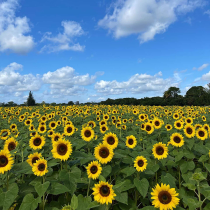
#> input picture CV_A02/images/the_berry_farms_sunflower_field.jpeg, 210 x 210 px, shrunk from 1440 x 1440 before the run
$ jupyter execute test.ipynb   (shell and % lines are left out)
#> lines starting #> are read from the running program, lines starting #| are printed output that depends on the picture; after the words box and inside, x2 and y2 are one past the last pixel; in counts of white or black regions, pixels touching at a corner belong together
# EN160 Assignment 2 on Fitting and Alignment #

# Simple blob detection

[cell 1]
import cv2
import numpy as np
from scipy import ndimage
import matplotlib.pyplot as plt

# Load and convert the image
im = cv2.imread('images/the_berry_farms_sunflower_field.jpeg', cv2.IMREAD_REDUCED_COLOR_4)
#> im is the input picture: shape (210, 210, 3); mean B, G, R 119.8, 125.3, 100.4
im_gray = cv2.cvtColor(im, cv2.COLOR_BGR2GRAY).astype(np.float32)
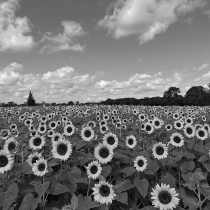
#> im_gray: shape (210, 210) float32; min 5, max 251, mean 117.2
#| Image shape: (210, 210, 3)
#| Grayscale shape: (210, 210)

#show the image
plt.imshow(im_gray, cmap='gray')
plt.axis('off')

[cell 2]
import cv2 as cv
import numpy as np
import matplotlib.pyplot as plt
from scipy import ndimage

def compute_log_response(image, sigma):
    laplacian_of_gaussian = ndimage.gaussian_laplace(image, sigma)
    return sigma**2 * laplacian_of_gaussian

def detect_blobs_log(image, sigma_min=5, sigma_max=50, num_sigma=20, threshold=0.01):
    """
    Detect blobs using Laplacian of Gaussian across multiple scales.

    Parameters:
    - image: grayscale input image
    - sigma_min: minimum sigma value
    - sigma_max: maximum sigma value
    - num_sigma: number of sigma values to test
    - threshold: threshold for blob detection (relative to max response)

    Returns:
    - blobs: array of detected blobs (y, x, sigma)
    """
#> called with sigma_min = 1, sigma_max = 30, num_sigma = 10, threshold = 0.5
    # Generate sigma values (logarithmic spacing works well)
    sigma_values = np.logspace(np.log10(sigma_min), np.log10(sigma_max), num_sigma)

    # Normalize image to [0, 1]
    image_normalized = image.astype(np.float64) / 255.0

    # Build scale space
    print(f"Building scale space with {num_sigma} scales...")
    scale_space = np.zeros((len(sigma_values), image.shape[0], image.shape[1]))

    for i, sigma in enumerate(sigma_values):
        print(f"Processing sigma = {sigma:.2f} ({i+1}/{num_sigma})")
        scale_space[i] = compute_log_response(image_normalized, sigma)
#> this loop made 10 passes
#> pass 1, in compute_log_response, `laplacian_of_gaussian = ndimage.gaussian_laplace(image, sigma)`:
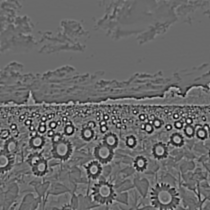
#> laplacian_of_gaussian: shape (210, 210) float64; min -0.256, max 0.36, mean -6.62e-05; drawn with min black and max white
#> pass 2, in compute_log_response (call 2), `laplacian_of_gaussian = ndimage.gaussian_laplace(image, sigma)`:
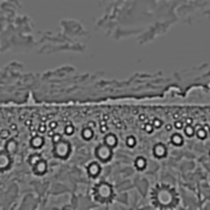
#> laplacian_of_gaussian: shape (210, 210) float64; min -0.134, max 0.181, mean -5.44e-05; drawn with min black and max white
#> pass 3, in compute_log_response (call 3), `laplacian_of_gaussian = ndimage.gaussian_laplace(image, sigma)`:
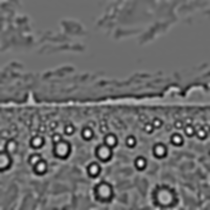
#> laplacian_of_gaussian: shape (210, 210) float64; min -0.0626, max 0.0841, mean -2.94e-05; drawn with min black and max white

    # Find local maxima in scale space
    print("Finding scale-space extrema...")

    # Compute absolute threshold
    abs_threshold = threshold * np.max(scale_space)
#> abs_threshold = 0.193

    # Find local maxima using maximum filter
    # A point is a local maximum if it equals the maximum in its neighborhood
    local_max = ndimage.maximum_filter(scale_space, size=(3, 3, 3))
    detected_blobs = (scale_space == local_max) & (scale_space > abs_threshold)

    # Extract blob coordinates
    blobs_indices = np.argwhere(detected_blobs)
#> blobs_indices = 90 rows, first 8: [0, 111, 134], [0, 113, 67], [0, 113, 169], [0, 114, 34], [0, 115, 183], [0, 116, 49], [0, 116, 176], [0, 117, 22]

    blobs = []
    for idx in blobs_indices:
        sigma_idx, y, x = idx
        sigma = sigma_values[sigma_idx]
        response = scale_space[sigma_idx, y, x]
        blobs.append([y, x, sigma, response])
#> this loop made 90 passes
#> (sigma_idx, y, x, sigma, response) on passes 1 to 12: (0, 111, 134, 1, 0.218), (0, 113, 67, 1, 0.211), (0, 113, 169, 1, 0.203), (0, 114, 34, 1, 0.199), (0, 115, 183, 1, 0.221), (0, 116, 49, 1, 0.262), (0, 116, 176, 1, 0.323), (0, 117, 22, 1, 0.279), (0, 117, 106, 1, 0.345), (0, 117, 142, 1, 0.36), (0, 118, 43, 1, 0.303), (0, 119, 64, 1, 0.277)
#> after the loop, blobs = 90 items, first 6: [111, 134, 1, 0.218], [113, 67, 1, 0.211], [113, 169, 1, 0.203], [114, 34, 1, 0.199], [115, 183, 1, 0.221], [116, 49, 1, 0.262]

    blobs = np.array(blobs)
#> blobs = 90 rows, first 6: [111, 134, 1, 0.218], [113, 67, 1, 0.211], [113, 169, 1, 0.203], [114, 34, 1, 0.199], [115, 183, 1, 0.221], [116, 49, 1, 0.262]
    print(f"Detected {len(blobs)} blobs")
#| Detected 90 blobs

    return blobs, sigma_values

def draw_circles(image, blobs, color=(0, 255, 0), thickness=2):
    """
    Draw circles on the image based on detected blobs.
    The radius is sqrt(2) * sigma for LoG blobs.
    """
    output = image.copy()

    for blob in blobs:
        y, x, sigma = blob[:3]
        # Radius for LoG blob is sqrt(2) * sigma
        radius = int(np.sqrt(2) * sigma)
        cv.circle(output, (int(x), int(y)), radius, color, thickness)

    return output

# Load the image
im = cv.imread('images/the_berry_farms_sunflower_field.jpeg', cv.IMREAD_REDUCED_COLOR_4)

if im is None:
    print("Error: Could not load image. Please check the path.")
else:
    # Convert to grayscale
    gray = cv.cvtColor(im, cv.COLOR_BGR2GRAY)

    print(f"Image shape: {im.shape}")
    print(f"Grayscale shape: {gray.shape}")

    # Detect blobs using LoG
    # Adjust these parameters based on expected sunflower sizes
    blobs, sigma_values = detect_blobs_log(
        gray,
        sigma_min=1,      # Minimum sigma
        sigma_max=30,     # Maximum sigma
        num_sigma=10,     # Number of scales to test
        threshold=0.5 # Detection threshold (lower = more detections)
    )
#> sigma_values = [1, 1.46, 2.13, 3.11, 4.53, 6.62, 9.65, 14.09, 20.56, 30]

    # Sort blobs by size (sigma) in descending order
    blobs_sorted = blobs[np.argsort(blobs[:, 2])[::-1]]
#> blobs_sorted = 90 rows, first 6: [95, 196, 6.62, 0.239], [98, 171, 6.62, 0.245], [160, 0, 4.53, 0.334], [197, 164, 4.53, 0.34], [101, 150, 4.53, 0.232], [152, 104, 3.11, 0.346]

    # Report largest circles
    print("\n" + "="*60)
    print("RESULTS")
    print("="*60)
    print(f"\nSigma range used: [{sigma_values[0]:.2f}, {sigma_values[-1]:.2f}]")
#| Sigma range used: [1.00, 30.00]
    print(f"Number of sigma values: {len(sigma_values)}")
#| Number of sigma values: 10
    print(f"\nTotal blobs detected: {len(blobs)}")
#| Total blobs detected: 90

    print("\n--- Top 10 Largest Circles ---")
    for i, blob in enumerate(blobs_sorted[:10]):
        y, x, sigma, response = blob
        radius = np.sqrt(2) * sigma
        print(f"{i+1}. Center: ({int(x)}, {int(y)}), Sigma: {sigma:.2f}, "
              f"Radius: {radius:.2f}, Response: {response:.4f}")
#> this loop made 10 passes
#> (y, x, sigma, response, radius) on passes 1 to 10: (95, 196, 6.62, 0.239, 9.36), (98, 171, 6.62, 0.245, 9.36), (160, 0, 4.53, 0.334, 6.41), (197, 164, 4.53, 0.34, 6.41), (101, 150, 4.53, 0.232, 6.41), (152, 104, 3.11, 0.346, 4.39), (150, 159, 3.11, 0.311, 4.39), (140, 110, 3.11, 0.323, 4.39), (191, 104, 3.11, 0.33, 4.39), (149, 62, 3.11, 0.346, 4.39)
#| 1. Center: (196, 95), Sigma: 6.62, Radius: 9.36, Response: 0.2391
#| 2. Center: (171, 98), Sigma: 6.62, Radius: 9.36, Response: 0.2448
#| 3. Center: (0, 160), Sigma: 4.53, Radius: 6.41, Response: 0.3337
#| 4. Center: (164, 197), Sigma: 4.53, Radius: 6.41, Response: 0.3400
#| 5. Center: (150, 101), Sigma: 4.53, Radius: 6.41, Response: 0.2316
#| 6. Center: (104, 152), Sigma: 3.11, Radius: 4.39, Response: 0.3462
#| 7. Center: (159, 150), Sigma: 3.11, Radius: 4.39, Response: 0.3115
#| 8. Center: (110, 140), Sigma: 3.11, Radius: 4.39, Response: 0.3232
#> (further printed lines are left out)

    # Draw all detected circles
    result = draw_circles(im, blobs, color=(0, 255, 0), thickness=2)
#> the loop in draw_circles, `for blob in blobs:` made 90 passes
#> (blob, y, x, sigma, radius) on passes 1 to 12: ([111, 134, 1, 0.218], 111, 134, 1, 1), ([113, 67, 1, 0.211], 113, 67, 1, 1), ([113, 169, 1, 0.203], 113, 169, 1, 1), ([114, 34, 1, 0.199], 114, 34, 1, 1), ([115, 183, 1, 0.221], 115, 183, 1, 1), ([116, 49, 1, 0.262], 116, 49, 1, 1), ([116, 176, 1, 0.323], 116, 176, 1, 1), ([117, 22, 1, 0.279], 117, 22, 1, 1), ([117, 106, 1, 0.345], 117, 106, 1, 1), ([117, 142, 1, 0.36], 117, 142, 1, 1), ([118, 43, 1, 0.303], 118, 43, 1, 1), ([119, 64, 1, 0.277], 119, 64, 1, 1)
#> after the loop in draw_circles, `for blob in blobs:`:
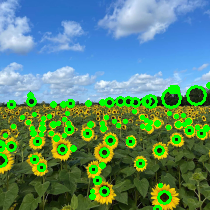
#> output: shape (210, 210, 3); 8.49% of pixels changed, all inside (x1, y1, x2, y2) = (0, 82, 210, 210)

    # Draw top 5 largest circles in red for visibility
    result = draw_circles(result, blobs_sorted[:5], color=(0, 0, 255), thickness=3)
#> call 2 of draw_circles, with blobs = array of shape (5, 4), color = (0, 0, 255), thickness = 3
#> the loop in draw_circles (call 2), `for blob in blobs:` made 5 passes
#> (blob, y, x, sigma, radius) on passes 1 to 5: ([95, 196, 6.62, 0.239], 95, 196, 6.62, 9), ([98, 171, 6.62, 0.245], 98, 171, 6.62, 9), ([160, 0, 4.53, 0.334], 160, 0, 4.53, 6), ([197, 164, 4.53, 0.34], 197, 164, 4.53, 6), ([101, 150, 4.53, 0.232], 101, 150, 4.53, 6)
#> after the loop in draw_circles (call 2), `for blob in blobs:`:
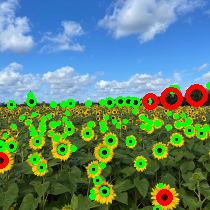
#> output: shape (210, 210, 3); 2.32% of pixels changed, all inside (x1, y1, x2, y2) = (0, 84, 208, 206)

    # Create visualization
    fig, axes = plt.subplots(1, 2, figsize=(16, 8))

    # Original image
    axes[0].imshow(cv.cvtColor(im, cv.COLOR_BGR2RGB))
    axes[0].set_title('Original Image')
    axes[0].axis('off')

    # Result with detected circles
    axes[1].imshow(cv.cvtColor(result, cv.COLOR_BGR2RGB))
    axes[1].set_title(f'Detected Blobs (Green: All, Red: Top 5 Largest)\n'
                      f'Total: {len(blobs)} blobs, σ ∈ [{sigma_values[0]:.1f}, {sigma_values[-1]:.1f}]')
    axes[1].axis('off')

    plt.tight_layout()
    plt.savefig('sunflower_blob_detection_result.png', dpi=150, bbox_inches='tight')
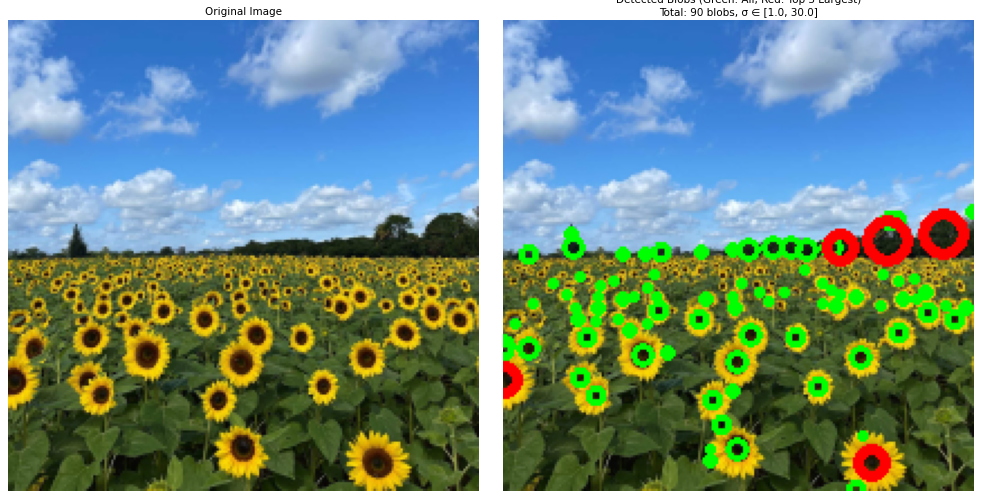
#> figure drawn by matplotlib, 2 panels
    plt.show()

    print("\n" + "="*60)
    print("Visualization saved as 'sunflower_blob_detection_result.png'")
    print("="*60)

[cell 3]
import numpy as np
from scipy.optimize import minimize
import matplotlib.pyplot as plt

# Generate data
np.random.seed(42)  # For reproducibility
N = 100
half_n = N//2
r = 10
x0_gt, y0_gt = 2, 3  # Center
s = r/16
t = np.random.uniform(0, 2*np.pi, half_n)
n = s*np.random.randn(half_n)
x, y = x0_gt + (r + n)*np.cos(t), y0_gt + (r + n)*np.sin(t)
X_circ = np.hstack((x.reshape(half_n, 1), y.reshape(half_n, 1)))

s = 1.
m, b = -1, 2
x = np.linspace(-12, 12, half_n)
y = m*x + b + s*np.random.randn(half_n)
X_line = np.hstack((x.reshape(half_n, 1), y.reshape(half_n, 1)))
X = np.vstack((X_circ, X_line))  # All points


def fit_line_to_points(points):
    """
    Fit a line to points using Total Least Squares.
    Returns [a, b, d] where [a,b] is unit normal and d is distance from origin.
    """
    # Center the points
    centroid = np.mean(points, axis=0)
    centered = points - centroid

    # SVD for total least squares
    U, S, Vt = np.linalg.svd(centered)

    # Normal vector is the last right singular vector
    normal = Vt[-1, :]
    a, b = normal

    # Ensure unit norm (should already be, but just to be sure)
    norm = np.sqrt(a**2 + b**2)
    a, b = a/norm, b/norm

    # Calculate d (perpendicular distance from origin)
    d = a * centroid[0] + b * centroid[1]

    return np.array([a, b, d])


def line_distance(points, line_params):
    """
    Calculate perpendicular distance from points to line.
    line_params: [a, b, d] where ax + by = d
    """
    a, b, d = line_params
    distances = np.abs(a * points[:, 0] + b * points[:, 1] - d)
    return distances


def ransac_line(points, n_iterations=1000, threshold=1.0, min_inliers=40):
    """
    RANSAC algorithm for line fitting.
    """
#> called with points = array of shape (100, 2), n_iterations = 1000, threshold = 1, min_inliers = 20
    best_inliers = []
    best_line = None
    best_sample = None

    for i in range(n_iterations):
        # Randomly sample 2 points
        sample_idx = np.random.choice(len(points), 2, replace=False)
        sample = points[sample_idx]

        # Fit line to sample
        line_params = fit_line_to_points(sample)

        # Calculate distances for all points
        distances = line_distance(points, line_params)

        # Find inliers
        inliers_idx = np.where(distances < threshold)[0]

        # Update best model if we have more inliers
        if len(inliers_idx) > len(best_inliers):
            best_inliers = inliers_idx
            best_line = line_params
            best_sample = sample_idx

    # Refit line using all inliers
    if len(best_inliers) >= min_inliers:
        best_line = fit_line_to_points(points[best_inliers])

    return best_line, best_inliers, best_sample


def fit_circle_to_points(points):
    """
    Fit a circle to points using optimization.
    Returns [x0, y0, r] - center and radius.
    """
    def objective(params):
        x0, y0, r = params
        distances = np.sqrt((points[:, 0] - x0)**2 + (points[:, 1] - y0)**2)
        residuals = distances - r
        return np.sum(residuals**2)

    # Initial guess: centroid and mean distance
    x0_init = np.mean(points[:, 0])
    y0_init = np.mean(points[:, 1])
    r_init = np.mean(np.sqrt((points[:, 0] - x0_init)**2 + (points[:, 1] - y0_init)**2))

    result = minimize(objective, [x0_init, y0_init, r_init], method='Nelder-Mead')
    return result.x


def circle_distance(points, circle_params):
    """
    Calculate radial distance from points to circle.
    circle_params: [x0, y0, r]
    """
    x0, y0, r = circle_params
    distances_to_center = np.sqrt((points[:, 0] - x0)**2 + (points[:, 1] - y0)**2)
    radial_errors = np.abs(distances_to_center - r)
    return radial_errors


def ransac_circle(points, n_iterations=1000, threshold=1.5, min_inliers=35):
    """
    RANSAC algorithm for circle fitting.
    """
#> called with points = array of shape (54, 2), n_iterations = 1000, threshold = 1.5, min_inliers = 35
    best_inliers = []
    best_circle = None
    best_sample = None

    for i in range(n_iterations):
        # Randomly sample 3 points
        sample_idx = np.random.choice(len(points), 3, replace=False)
        sample = points[sample_idx]

        # Fit circle to sample
        try:
            circle_params = fit_circle_to_points(sample)

            # Check if radius is reasonable (positive and not too large)
            if circle_params[2] <= 0 or circle_params[2] > 50:
                continue

            # Calculate distances for all points
            distances = circle_distance(points, circle_params)

            # Find inliers
            inliers_idx = np.where(distances < threshold)[0]

            # Update best model if we have more inliers
            if len(inliers_idx) > len(best_inliers):
                best_inliers = inliers_idx
                best_circle = circle_params
                best_sample = sample_idx
        except:
            continue

    # Refit circle using all inliers
    if len(best_inliers) >= min_inliers:
        best_circle = fit_circle_to_points(points[best_inliers])

    return best_circle, best_inliers, best_sample


# (a) Fit line using RANSAC
print("Fitting line using RANSAC...")
line_params, line_inliers, line_sample = ransac_line(X, n_iterations=1000, threshold=1.0, min_inliers=20)
print(f"Line parameters [a, b, d]: {line_params}")
print(f"Number of line inliers: {len(line_inliers)}")

# (b) Remove line inliers and fit circle
print("\nFitting circle using RANSAC...")
remaining_points = np.delete(X, line_inliers, axis=0)
circle_params, circle_inliers_relative, circle_sample_relative = ransac_circle(
    remaining_points, n_iterations=1000, threshold=1.5, min_inliers=35
)
print(f"Circle parameters [x0, y0, r]: {circle_params}")
print(f"Number of circle inliers: {len(circle_inliers_relative)}")

# (c) Visualize results
fig, ax = plt.subplots(1, 1, figsize=(10, 10))

# Plot all points
ax.scatter(X[:, 0], X[:, 1], c='gray', alpha=0.3, s=30, label='All points')

# Plot line inliers
ax.scatter(X[line_inliers, 0], X[line_inliers, 1], c='blue', s=50,
           label=f'Line inliers ({len(line_inliers)})', zorder=3)

# Plot circle inliers (in original X coordinates)
circle_inliers_mask = np.ones(len(X), dtype=bool)
circle_inliers_mask[line_inliers] = False
circle_inliers_global = np.where(circle_inliers_mask)[0][circle_inliers_relative]
ax.scatter(X[circle_inliers_global, 0], X[circle_inliers_global, 1], c='orange', s=50,
           label=f'Circle inliers ({len(circle_inliers_relative)})', zorder=3)

# Plot line sample points
ax.scatter(X[line_sample, 0], X[line_sample, 1], c='purple', s=200, marker='*',
           edgecolors='black', linewidths=2, label='Line sample points', zorder=5)

# Plot circle sample points
circle_sample_global = np.where(circle_inliers_mask)[0][circle_sample_relative]
ax.scatter(X[circle_sample_global, 0], X[circle_sample_global, 1], c='red', s=200,
           marker='*', edgecolors='black', linewidths=2, label='Circle sample points', zorder=5)

# Draw best-fit line
a, b, d = line_params
x_min, x_max = ax.get_xlim()
if abs(b) > 1e-6:  # Line is not vertical
    x_line = np.array([x_min, x_max])
    y_line = (d - a * x_line) / b
else:  # Vertical line
    x_line = np.array([d/a, d/a])
    y_line = np.array([ax.get_ylim()[0], ax.get_ylim()[1]])
ax.plot(x_line, y_line, 'b-', linewidth=2, label='Best-fit line')

# Draw ground truth line
x_ = np.array([x_min, x_max])
y_ = m * x_ + b
ax.plot(x_, y_, 'r--', linewidth=1, alpha=0.5, label='Ground truth line')

# Draw best-fit circle
x0, y0, r_fit = circle_params
circle_fit = plt.Circle((x0, y0), r_fit, color='red', fill=False, linewidth=2,
                         label=f'Best-fit circle (r={r_fit:.2f})')
ax.add_patch(circle_fit)
ax.plot(x0, y0, 'o', color='orange', markersize=8)

# Draw ground truth circle
circle_gt = plt.Circle((x0_gt, y0_gt), r, color='green', fill=False, linewidth=1,
                        linestyle='--', alpha=0.5, label='Ground truth circle')
ax.add_patch(circle_gt)
ax.plot(x0_gt, y0_gt, '+', color='green', markersize=10)

ax.set_aspect('equal')
ax.grid(True, alpha=0.3)
ax.legend(loc='upper left', fontsize=9)
ax.set_title('RANSAC: Line and Circle Fitting')
plt.tight_layout()
plt.show()
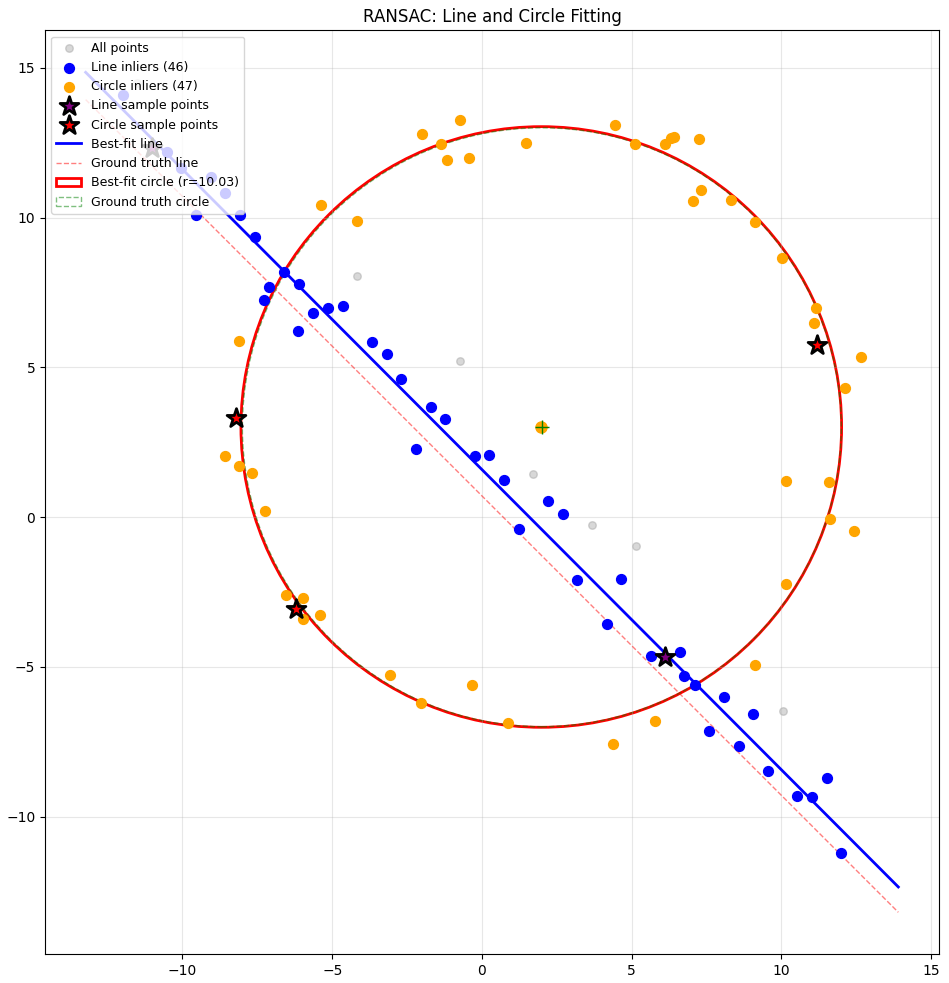
#> figure drawn by matplotlib, 1 panel

# (d) Answer the question
print("\n(d) What happens if we fit the circle first?")
print("If we fit the circle first, the line points would be included in the")
print("circle fitting process as outliers. Since there are equal numbers of")
print("line and circle points (50 each), RANSAC might struggle to identify")
print("the circle correctly as it needs a consensus. The line points might")
print("interfere with finding good circle inliers, especially if the line")
print("passes through or near the circular region. The order matters because")
print("we're removing inliers from the dataset after fitting the first shape.")
print("Fitting the line first is better because:")
print("- Lines require only 2 points vs 3 for circles (easier to sample)")
print("- Line inliers are easier to identify with simple distance metrics")
print("- After removing line points, the remaining data is cleane")
